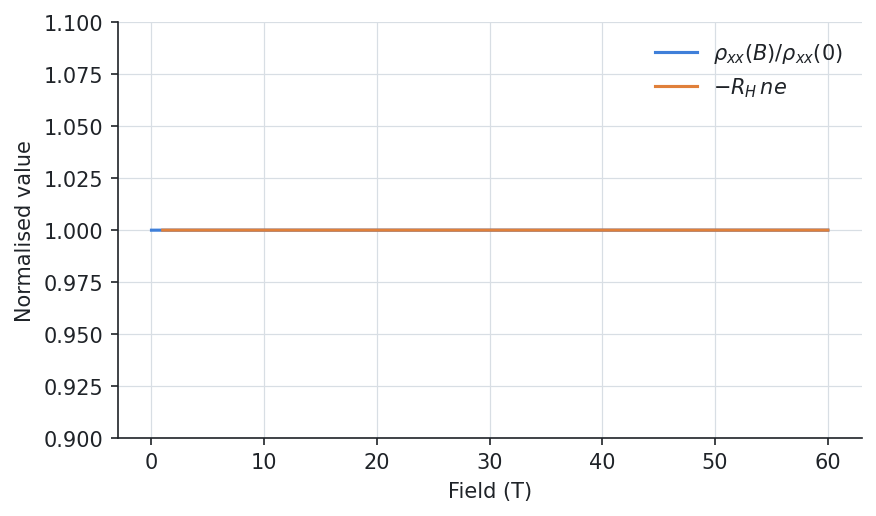

Source code (Python):
from _data import circle, d

# --8<-- [start:example]
import numpy as np
from quantalyze.beta import boltzmann as bz

field = np.linspace(0, 60, 61)  # T
sigma = bz.conductivity(circle, field, layer_spacing=d)
rho = bz.resistivity(sigma)
hall = bz.hall_coefficient(sigma)

print(sigma.iloc[[0, 10, 60]])
print(f"rho_xx: {rho.rho_xx.min():.4e} to {rho.rho_xx.max():.4e} Ω·m")
print(f"R_H at 10 T: {hall.iloc[10]:.4e} m³/C")
# --8<-- [end:example]

import matplotlib.pyplot as plt

from quantalyze.core.constants import ELEMENTARY_CHARGE

n = bz.carrier_density(circle, layer_spacing=d)
fig, ax = plt.subplots()
ax.plot(field, rho.rho_xx / rho.rho_xx.iloc[0], label=r"$\rho_{xx}(B)/\rho_{xx}(0)$")
ax.plot(field[1:], -hall.iloc[1:] * n * ELEMENTARY_CHARGE, label=r"$-R_H\,ne$")
ax.set(xlabel="Field (T)", ylabel="Normalised value", ylim=(0.9, 1.1))
ax.legend()
